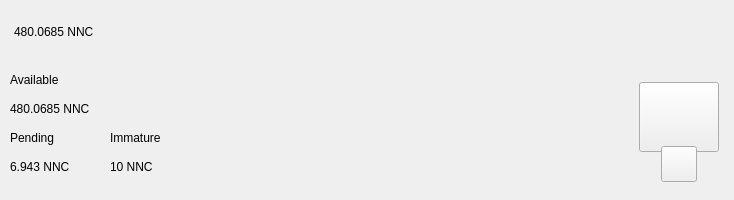
<?xml version="1.0" encoding="UTF-8"?>
<ui version="4.0">
 <class>TopBar</class>
 <widget class="QWidget" name="TopBar">
  <property name="geometry">
   <rect>
    <x>0</x>
    <y>0</y>
    <width>734</width>
    <height>200</height>
   </rect>
  </property>
  <property name="minimumSize">
   <size>
    <width>0</width>
    <height>200</height>
   </size>
  </property>
  <property name="maximumSize">
   <size>
    <width>16777215</width>
    <height>200</height>
   </size>
  </property>
  <property name="windowTitle">
   <string>Form</string>
  </property>
  <layout class="QVBoxLayout" name="verticalLayout_10" stretch="0">
   <property name="spacing">
    <number>0</number>
   </property>
   <property name="leftMargin">
    <number>0</number>
   </property>
   <property name="topMargin">
    <number>0</number>
   </property>
   <property name="rightMargin">
    <number>0</number>
   </property>
   <property name="bottomMargin">
    <number>0</number>
   </property>
   <item>
    <widget class="PFBorderImage" name="containerTop">
     <layout class="QVBoxLayout" name="verticalLayout_11">
      <property name="spacing">
       <number>0</number>
      </property>
      <property name="leftMargin">
       <number>0</number>
      </property>
      <property name="topMargin">
       <number>0</number>
      </property>
      <property name="rightMargin">
       <number>0</number>
      </property>
      <property name="bottomMargin">
       <number>0</number>
      </property>
      <item>
       <widget class="QWidget" name="top_container_2" native="true">
        <property name="minimumSize">
         <size>
          <width>0</width>
          <height>65</height>
         </size>
        </property>
        <layout class="QHBoxLayout" name="top_container">
         <property name="spacing">
          <number>0</number>
         </property>
         <property name="leftMargin">
          <number>14</number>
         </property>
         <property name="topMargin">
          <number>0</number>
         </property>
         <property name="rightMargin">
          <number>14</number>
         </property>
         <property name="bottomMargin">
          <number>0</number>
         </property>
         <item alignment="Qt::AlignVCenter">
          <widget class="QWidget" name="widgetTopAmount" native="true">
           <property name="sizePolicy">
            <sizepolicy hsizetype="Preferred" vsizetype="Maximum">
             <horstretch>0</horstretch>
             <verstretch>0</verstretch>
            </sizepolicy>
           </property>
           <layout class="QHBoxLayout" name="horizontalLayout_5">
            <property name="spacing">
             <number>0</number>
            </property>
            <property name="leftMargin">
             <number>0</number>
            </property>
            <property name="topMargin">
             <number>0</number>
            </property>
            <property name="rightMargin">
             <number>0</number>
            </property>
            <property name="bottomMargin">
             <number>0</number>
            </property>
            <item alignment="Qt::AlignTop">
             <widget class="QLabel" name="labelAmountTopPiv">
              <property name="minimumSize">
               <size>
                <width>0</width>
                <height>36</height>
               </size>
              </property>
              <property name="styleSheet">
               <string notr="true">padding:0px;margin:0px;</string>
              </property>
              <property name="text">
               <string notr="true">480.0685 NNC</string>
              </property>
             </widget>
            </item>
           </layout>
          </widget>
         </item>
         <item>
          <spacer name="horizontalSpacer">
           <property name="orientation">
            <enum>Qt::Horizontal</enum>
           </property>
           <property name="sizeHint" stdset="0">
            <size>
             <width>40</width>
             <height>20</height>
            </size>
           </property>
          </spacer>
         </item>
         <item>
          <layout class="QHBoxLayout" name="horizontalLayout_4">
           <property name="spacing">
            <number>12</number>
           </property>
           <property name="rightMargin">
            <number>0</number>
           </property>
           <item alignment="Qt::AlignRight">
            <widget class="QWidget" name="layoutSync" native="true">
             <property name="minimumSize">
              <size>
               <width>0</width>
               <height>36</height>
              </size>
             </property>
             <property name="maximumSize">
              <size>
               <width>16777215</width>
               <height>36</height>
              </size>
             </property>
             <layout class="QVBoxLayout" name="verticalLayout_9">
              <property name="leftMargin">
               <number>0</number>
              </property>
              <property name="topMargin">
               <number>0</number>
              </property>
              <property name="rightMargin">
               <number>0</number>
              </property>
              <property name="bottomMargin">
               <number>0</number>
              </property>
              <item>
               <widget class="ExpandableButton" name="pushButtonSync" native="true">
                <property name="minimumSize">
                 <size>
                  <width>36</width>
                  <height>36</height>
                 </size>
                </property>
                <property name="maximumSize">
                 <size>
                  <width>16777215</width>
                  <height>36</height>
                 </size>
                </property>
               </widget>
              </item>
             </layout>
            </widget>
           </item>
           <item>
            <widget class="ExpandableButton" name="pushButtonHDUpgrade" native="true">
             <property name="minimumSize">
              <size>
               <width>36</width>
               <height>36</height>
              </size>
             </property>
            </widget>
           </item>
           <item>
            <widget class="ExpandableButton" name="pushButtonStack" native="true">
             <property name="minimumSize">
              <size>
               <width>36</width>
               <height>36</height>
              </size>
             </property>
            </widget>
           </item>
           <item>
            <widget class="ExpandableButton" name="pushButtonColdStaking" native="true">
             <property name="minimumSize">
              <size>
               <width>36</width>
               <height>36</height>
              </size>
             </property>
            </widget>
           </item>
           <item>
            <widget class="ExpandableButton" name="pushButtonConnection" native="true">
             <property name="minimumSize">
              <size>
               <width>36</width>
               <height>36</height>
              </size>
             </property>
            </widget>
           </item>
           <item>
            <widget class="ExpandableButton" name="pushButtonTor" native="true">
             <property name="minimumSize">
              <size>
               <width>36</width>
               <height>36</height>
              </size>
             </property>
            </widget>
           </item>
           <item>
            <widget class="ExpandableButton" name="pushButtonLock" native="true">
             <property name="sizePolicy">
              <sizepolicy hsizetype="Expanding" vsizetype="Expanding">
               <horstretch>0</horstretch>
               <verstretch>0</verstretch>
              </sizepolicy>
             </property>
             <property name="minimumSize">
              <size>
               <width>36</width>
               <height>0</height>
              </size>
             </property>
            </widget>
           </item>
           <item>
            <widget class="ExpandableButton" name="pushButtonTheme" native="true">
             <property name="minimumSize">
              <size>
               <width>36</width>
               <height>36</height>
              </size>
             </property>
             <property name="maximumSize">
              <size>
               <width>16777215</width>
               <height>36</height>
              </size>
             </property>
            </widget>
           </item>
           <item>
            <widget class="ExpandableButton" name="pushButtonFAQ" native="true">
             <property name="minimumSize">
              <size>
               <width>36</width>
               <height>36</height>
              </size>
             </property>
            </widget>
           </item>
          </layout>
         </item>
        </layout>
       </widget>
      </item>
      <item>
       <widget class="QWidget" name="bottom_container" native="true">
        <property name="minimumSize">
         <size>
          <width>0</width>
          <height>135</height>
         </size>
        </property>
        <layout class="QHBoxLayout" name="botton_container">
         <property name="leftMargin">
          <number>10</number>
         </property>
         <property name="topMargin">
          <number>0</number>
         </property>
         <property name="rightMargin">
          <number>10</number>
         </property>
         <property name="bottomMargin">
          <number>10</number>
         </property>
         <item>
          <layout class="QHBoxLayout" name="horizontalLayout_3">
           <property name="bottomMargin">
            <number>9</number>
           </property>
           <item>
            <layout class="QVBoxLayout" name="verticalLayout_7">
             <property name="spacing">
              <number>0</number>
             </property>
             <property name="leftMargin">
              <number>0</number>
             </property>
             <property name="rightMargin">
              <number>30</number>
             </property>
             <item>
              <layout class="QVBoxLayout" name="verticalLayout_2">
               <item>
                <widget class="QLabel" name="labelTitle1">
                 <property name="text">
                  <string>Available</string>
                 </property>
                </widget>
               </item>
               <item>
                <widget class="QLabel" name="labelAmountPiv">
                 <property name="text">
                  <string notr="true">480.0685 NNC</string>
                 </property>
                </widget>
               </item>
              </layout>
             </item>
             <item>
              <layout class="QHBoxLayout" name="horizontalLayout_2">
               <property name="spacing">
                <number>0</number>
               </property>
               <item>
                <layout class="QVBoxLayout" name="verticalLayout_3">
                 <item>
                  <widget class="QLabel" name="labelTitle3">
                   <property name="text">
                    <string>Pending</string>
                   </property>
                  </widget>
                 </item>
                 <item>
                  <widget class="QLabel" name="labelPendingPiv">
                   <property name="text">
                    <string notr="true">6.943 NNC</string>
                   </property>
                  </widget>
                 </item>
                </layout>
               </item>
               <item>
                <spacer name="horizontalSpacer_3">
                 <property name="orientation">
                  <enum>Qt::Horizontal</enum>
                 </property>
                 <property name="sizeType">
                  <enum>QSizePolicy::Fixed</enum>
                 </property>
                 <property name="sizeHint" stdset="0">
                  <size>
                   <width>40</width>
                   <height>20</height>
                  </size>
                 </property>
                </spacer>
               </item>
               <item>
                <layout class="QVBoxLayout" name="verticalLayout_4">
                 <item>
                  <widget class="QLabel" name="labelTitle4">
                   <property name="text">
                    <string>Immature</string>
                   </property>
                  </widget>
                 </item>
                 <item>
                  <widget class="QLabel" name="labelImmaturePiv">
                   <property name="text">
                    <string notr="true">10 NNC</string>
                   </property>
                  </widget>
                 </item>
                </layout>
               </item>
              </layout>
             </item>
            </layout>
           </item>
          </layout>
         </item>
         <item>
          <spacer name="horizontalSpacer_2">
           <property name="orientation">
            <enum>Qt::Horizontal</enum>
           </property>
           <property name="sizeHint" stdset="0">
            <size>
             <width>40</width>
             <height>20</height>
            </size>
           </property>
          </spacer>
         </item>
         <item alignment="Qt::AlignHCenter|Qt::AlignVCenter">
          <widget class="QWidget" name="qrContainer" native="true">
           <property name="sizePolicy">
            <sizepolicy hsizetype="Preferred" vsizetype="Minimum">
             <horstretch>0</horstretch>
             <verstretch>0</verstretch>
            </sizepolicy>
           </property>
           <property name="minimumSize">
            <size>
             <width>90</width>
             <height>110</height>
            </size>
           </property>
           <property name="maximumSize">
            <size>
             <width>90</width>
             <height>110</height>
            </size>
           </property>
           <layout class="QVBoxLayout" name="containerQR">
            <property name="spacing">
             <number>0</number>
            </property>
            <property name="leftMargin">
             <number>5</number>
            </property>
            <property name="topMargin">
             <number>10</number>
            </property>
            <property name="rightMargin">
             <number>5</number>
            </property>
            <property name="bottomMargin">
             <number>0</number>
            </property>
            <item>
             <widget class="QPushButton" name="btnQr">
              <property name="minimumSize">
               <size>
                <width>70</width>
                <height>70</height>
               </size>
              </property>
              <property name="maximumSize">
               <size>
                <width>16777215</width>
                <height>70</height>
               </size>
              </property>
              <property name="focusPolicy">
               <enum>Qt::NoFocus</enum>
              </property>
              <property name="text">
               <string/>
              </property>
              <property name="iconSize">
               <size>
                <width>70</width>
                <height>70</height>
               </size>
              </property>
             </widget>
            </item>
            <item>
             <spacer name="verticalSpacer">
              <property name="orientation">
               <enum>Qt::Vertical</enum>
              </property>
              <property name="sizeType">
               <enum>QSizePolicy::Fixed</enum>
              </property>
              <property name="sizeHint" stdset="0">
               <size>
                <width>20</width>
                <height>20</height>
               </size>
              </property>
             </spacer>
            </item>
            <item alignment="Qt::AlignHCenter|Qt::AlignBottom">
             <widget class="QPushButton" name="pushButtonQR">
              <property name="minimumSize">
               <size>
                <width>36</width>
                <height>36</height>
               </size>
              </property>
              <property name="maximumSize">
               <size>
                <width>36</width>
                <height>36</height>
               </size>
              </property>
              <property name="focusPolicy">
               <enum>Qt::NoFocus</enum>
              </property>
              <property name="text">
               <string/>
              </property>
             </widget>
            </item>
           </layout>
          </widget>
         </item>
        </layout>
       </widget>
      </item>
     </layout>
    </widget>
   </item>
  </layout>
 </widget>
 <customwidgets>
  <customwidget>
   <class>ExpandableButton</class>
   <extends>QWidget</extends>
   <header>qt/pivx/expandablebutton.h</header>
   <container>1</container>
  </customwidget>
  <customwidget>
   <class>PFBorderImage</class>
   <extends>QFrame</extends>
   <header>qt/pivx/pfborderimage.h</header>
   <container>1</container>
  </customwidget>
 </customwidgets>
 <resources/>
 <connections/>
</ui>
